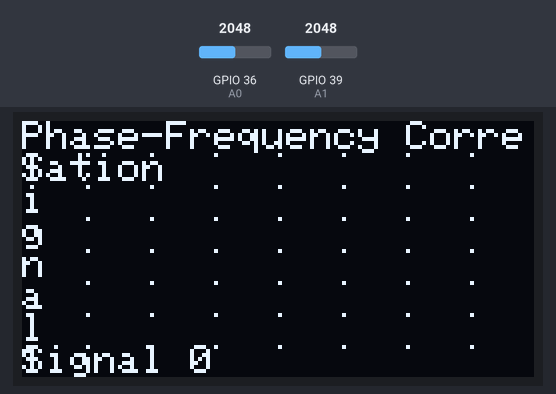
This sketch was run on a simulated ESP32. Shown: 128×64 one-colour display. Inputs (shaded band) come from the test bench; at power-on: GPIO 36 (A0) = 2048, GPIO 39 (A1) = 2048.

Above: at 0.2 s.

The sketch:

phase_correlator3.ino
```cpp
// Include libraries for ESP32 and OLED display
#include <Arduino.h>
#include <Wire.h>
#include <Adafruit_GFX.h>
#include <Adafruit_SSD1306.h>

// Define pins for analog inputs 0 and 1
#define A0 36
#define A1 39

// Define constants for sampling and processing
#define SAMPLES 64 // Number of samples per buffer
#define FREQ 1000 // Sampling frequency in Hz
#define PERIOD (1000000 / FREQ) // Sampling period in microseconds
#define ORDER 8 // Order of Walsh system and Hadamard matrix (should be power of 2)

// Declare global variables for buffers, Walsh system, and Hadamard matrix
int buffer0[SAMPLES]; // Buffer for analog input 0
int buffer1[SAMPLES]; // Buffer for analog input 1
int walsh[ORDER][SAMPLES]; // Walsh system of order 6
int hadamard[ORDER][ORDER]; // Hadamard matrix of order 6
int output[ORDER][ORDER]; // Output matrix after correlation

// Declare OLED display object
Adafruit_SSD1306 display = Adafruit_SSD1306(128, 64, &Wire);

// Function to initialize the Walsh system
void initWalsh() {
  // Loop through each row of the Walsh system
  for (int i = 0; i < ORDER; i++) {
    // Loop through each column of the Walsh system
    for (int j = 0; j < SAMPLES; j++) {
      // Calculate the value of the Walsh function at index j
      int value = 1;
      int index = j;
      // Loop through each bit of the row index i
      for (int k = 0; k < ORDER; k++) {
        // If the bit is 1, multiply the value by -1
        if (i & (1 << k)) {
          value *= -1;
        }
        // If the index is even, divide it by 2
        if (index % 2 == 0) {
          index /= 2;
        }
        // Otherwise, subtract 1 and divide by 2
        else {
          index = (index - 1) / 2;
        }
      }
      // Assign the value to the Walsh system
      walsh[i][j] = value;
    }
  }
}

// Function to initialize the Hadamard matrix
void initHadamard() {
  // Loop through each row of the Hadamard matrix
  for (int i = 0; i < ORDER; i++) {
    // Loop through each column of the Hadamard matrix
    for (int j = 0; j < ORDER; j++) {
      // Calculate the value of the Hadamard function at index (i, j)
      int value = 1;
      int index = i & j;
      // Loop through each bit of the index
      for (int k = 0; k < ORDER; k++) {
        // If the bit is 1, multiply the value by -1
        if (index & (1 << k)) {
          value *= -1;
        }
      }
      // Assign the value to the Hadamard matrix
      hadamard[i][j] = value;
    }
  }
}

// Function to sample the analog inputs and store them in the buffers
void sampleInputs() {
  // Loop through each sample index
  for (int i = 0; i < SAMPLES; i++) {
    // Read the analog values from inputs 0 and 1
    buffer0[i] = analogRead(A0);
    buffer1[i] = analogRead(A1);
    // Wait for the sampling period
    delayMicroseconds(PERIOD);
  }
}

// Function to correlate the buffers using the Walsh system and the Hadamard matrix
void correlateBuffers() {
  // Loop through each row of the output matrix
  for (int i = 0; i < ORDER; i++) {
    // Loop through each column of the output matrix
    for (int j = 0; j < ORDER; j++) {
      // Initialize the sum to 0
      int sum = 0;
      // Loop through each sample index
      for (int k = 0; k < SAMPLES; k++) {
        // Multiply the buffer values by the Walsh functions and the Hadamard function
        sum += buffer0[k] * walsh[i][k] * buffer1[k] * walsh[j][k] * hadamard[i][j];
      }
      // Assign the sum to the output matrix
      output[i][j] = sum;
    }
  }
}

// Function to visualize the output matrix on the OLED display
void visualizeOutput() {
  // Clear the display
  display.clearDisplay();
  // Set the text color to white
  display.setTextColor(SSD1306_WHITE);
  // Set the text size to 1
  display.setTextSize(1);
  // Display the title
  display.setCursor(0, 0);
  display.println("Phase-Frequency Correlation");
  // Display the x-axis label
  display.setCursor(0, 56);
  display.println("Signal 0");
  // Display the y-axis label
  display.setCursor(0, 8);
  display.println("S");
  display.setCursor(0, 16);
  display.println("i");
  display.setCursor(0, 24);
  display.println("g");
  display.setCursor(0, 32);
  display.println("n");
  display.setCursor(0, 40);
  display.println("a");
  display.setCursor(0, 48);
  display.println("l");
  display.setCursor(0, 56);
  display.println("1");
  // Loop through each row of the output matrix
  for (int i = 0; i < ORDER; i++) {
    // Loop through each column of the output matrix
    for (int j = 0; j < ORDER; j++) {
      // Map the output value to a brightness level between 0 and 255
      // Max possible sum is SAMPLES * 4096 * 4096
      int brightness = map(output[i][j] / 1000000, -1000, 1000, 0, 255);
      // Draw a pixel on the display with the corresponding brightness
      display.drawPixel(16 + j * 16, 8 + i * 8, brightness);
    }
  }
  // Display the buffer
  display.display();
}

// Setup function
void setup() {
  // Initialize serial communication
  Serial.begin(115200);
  // Initialize the Walsh system
  initWalsh();
  // Initialize the Hadamard matrix
  initHadamard();
  // Initialize the OLED display
  display.begin(SSD1306_SWITCHCAPVCC, 0x3C);
}

// Loop function
void loop() {
  // Sample the analog inputs
  sampleInputs();
  // Correlate the buffers
  correlateBuffers();
  // Visualize the output
  visualizeOutput();
}
```
